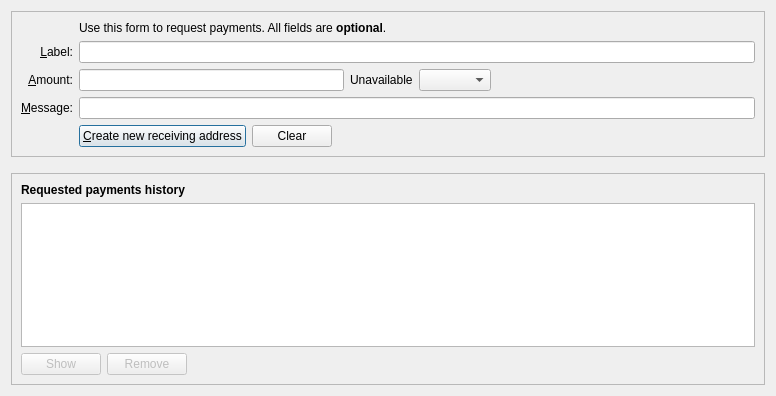
<?xml version="1.0" encoding="UTF-8"?>
<ui version="4.0">
 <class>ReceiveCoinsDialog</class>
 <widget class="QDialog" name="ReceiveCoinsDialog">
  <property name="geometry">
   <rect>
    <x>0</x>
    <y>0</y>
    <width>776</width>
    <height>396</height>
   </rect>
  </property>
  <layout class="QVBoxLayout" name="verticalLayout" stretch="0,0,1">
   <item>
    <widget class="QFrame" name="frame2">
     <property name="sizePolicy">
      <sizepolicy hsizetype="Preferred" vsizetype="Expanding">
       <horstretch>0</horstretch>
       <verstretch>0</verstretch>
      </sizepolicy>
     </property>
     <property name="frameShape">
      <enum>QFrame::StyledPanel</enum>
     </property>
     <property name="frameShadow">
      <enum>QFrame::Sunken</enum>
     </property>
     <layout class="QVBoxLayout" name="verticalLayout_3">
      <item>
       <layout class="QGridLayout" name="gridLayout">
        <item row="5" column="0">
         <widget class="QLabel" name="label">
          <property name="toolTip">
           <string>An optional amount to request. Leave this empty or zero to not request a specific amount.</string>
          </property>
          <property name="text">
           <string>&amp;Amount:</string>
          </property>
          <property name="alignment">
           <set>Qt::AlignRight|Qt::AlignTrailing|Qt::AlignVCenter</set>
          </property>
          <property name="buddy">
           <cstring>reqAmount</cstring>
          </property>
         </widget>
        </item>
        <item row="6" column="0">
         <widget class="QLabel" name="label_3">
          <property name="toolTip">
           <string>An optional message to attach to the payment request, which will be displayed when the request is opened. Note: The message will not be sent with the payment over the Riecoin network.</string>
          </property>
          <property name="text">
           <string>&amp;Message:</string>
          </property>
          <property name="alignment">
           <set>Qt::AlignRight|Qt::AlignTrailing|Qt::AlignVCenter</set>
          </property>
          <property name="buddy">
           <cstring>reqMessage</cstring>
          </property>
         </widget>
        </item>
        <item row="4" column="2">
         <widget class="QLineEdit" name="reqLabel">
          <property name="toolTip">
           <string>An optional label to associate with the new receiving address (used by you to identify an invoice).  It is also attached to the payment request.</string>
          </property>
         </widget>
        </item>
        <item row="2" column="2">
         <widget class="QLabel" name="label_5">
          <property name="text">
           <string>Use this form to request payments. All fields are &lt;b&gt;optional&lt;/b&gt;.</string>
          </property>
         </widget>
        </item>
        <item row="4" column="0">
         <widget class="QLabel" name="label_2">
          <property name="toolTip">
           <string>An optional label to associate with the new receiving address.</string>
          </property>
          <property name="text">
           <string>&amp;Label:</string>
          </property>
          <property name="alignment">
           <set>Qt::AlignRight|Qt::AlignTrailing|Qt::AlignVCenter</set>
          </property>
          <property name="buddy">
           <cstring>reqLabel</cstring>
          </property>
         </widget>
        </item>
        <item row="6" column="2">
         <widget class="QLineEdit" name="reqMessage">
          <property name="toolTip">
           <string>An optional message that is attached to the payment request and may be displayed to the sender.</string>
          </property>
         </widget>
        </item>
        <item row="7" column="2">
         <layout class="QHBoxLayout" name="horizontalLayout">
          <item>
           <widget class="QPushButton" name="receiveButton">
            <property name="minimumSize">
             <size>
              <width>150</width>
              <height>0</height>
             </size>
            </property>
            <property name="text">
             <string>&amp;Create new receiving address</string>
            </property>
            <property name="icon">
             <iconset resource="../bitcoin.qrc">
              <normaloff>:/icons/receiving_addresses</normaloff>:/icons/receiving_addresses</iconset>
            </property>
            <property name="autoDefault">
             <bool>false</bool>
            </property>
            <property name="default">
             <bool>true</bool>
            </property>
           </widget>
          </item>
          <item>
           <widget class="QPushButton" name="clearButton">
            <property name="sizePolicy">
             <sizepolicy hsizetype="Minimum" vsizetype="Fixed">
              <horstretch>0</horstretch>
              <verstretch>0</verstretch>
             </sizepolicy>
            </property>
            <property name="toolTip">
             <string>Clear all fields of the form.</string>
            </property>
            <property name="text">
             <string>Clear</string>
            </property>
            <property name="icon">
             <iconset resource="../bitcoin.qrc">
              <normaloff>:/icons/remove</normaloff>:/icons/remove</iconset>
            </property>
            <property name="autoDefault">
             <bool>false</bool>
            </property>
           </widget>
          </item>
          <item>
           <spacer name="horizontalSpacer">
            <property name="orientation">
             <enum>Qt::Horizontal</enum>
            </property>
            <property name="sizeHint" stdset="0">
             <size>
              <width>40</width>
              <height>20</height>
             </size>
            </property>
           </spacer>
          </item>
         </layout>
        </item>
        <item row="7" column="0">
         <widget class="QLabel" name="label_7">
          <property name="text">
           <string/>
          </property>
         </widget>
        </item>
        <item row="5" column="2">
         <layout class="QHBoxLayout" name="horizontalLayout_6">
          <item>
           <widget class="RiecoinAmountField" name="reqAmount">
            <property name="toolTip">
             <string>Exact optional request amount. Empty is omitted, not zero. Request creation awaits the native optional URI/address contract.</string>
            </property>
           </widget>
          </item>
          <item>
           <widget class="QLabel" name="unitlLabel">
            <property name="text">
             <string>Unavailable</string>
            </property>
           </widget>
          </item>
          <item>
           <widget class="QComboBox" name="addressType">
            <property name="sizePolicy">
             <sizepolicy hsizetype="Fixed" vsizetype="Fixed">
              <horstretch>0</horstretch>
              <verstretch>0</verstretch>
             </sizepolicy>
            </property>
            <property name="maximumSize">
             <size>
              <width>1000</width>
              <height>16777215</height>
             </size>
            </property>
            <property name="focusPolicy">
             <enum>Qt::StrongFocus</enum>
            </property>
           </widget>
          </item>
          <item>
           <spacer name="horizontalSpacer_3">
            <property name="orientation">
             <enum>Qt::Horizontal</enum>
            </property>
            <property name="sizeHint" stdset="0">
             <size>
              <width>0</width>
              <height>0</height>
             </size>
            </property>
           </spacer>
          </item>
         </layout>
        </item>
       </layout>
      </item>
     </layout>
    </widget>
   </item>
   <item>
    <spacer name="verticalSpacer_2">
     <property name="orientation">
      <enum>Qt::Vertical</enum>
     </property>
     <property name="sizeHint" stdset="0">
      <size>
       <width>20</width>
       <height>10</height>
      </size>
     </property>
    </spacer>
   </item>
   <item>
    <widget class="QFrame" name="frame">
     <property name="sizePolicy">
      <sizepolicy hsizetype="Preferred" vsizetype="Expanding">
       <horstretch>0</horstretch>
       <verstretch>0</verstretch>
      </sizepolicy>
     </property>
     <property name="frameShape">
      <enum>QFrame::StyledPanel</enum>
     </property>
     <property name="frameShadow">
      <enum>QFrame::Raised</enum>
     </property>
     <layout class="QVBoxLayout" name="verticalLayout_2">
      <item>
       <widget class="QLabel" name="label_6">
        <property name="font">
         <font>
          <weight>75</weight>
          <bold>true</bold>
         </font>
        </property>
        <property name="text">
         <string>Requested payments history</string>
        </property>
       </widget>
      </item>
      <item>
       <widget class="QTableView" name="recentRequestsView">
        <property name="contextMenuPolicy">
         <enum>Qt::CustomContextMenu</enum>
        </property>
        <property name="tabKeyNavigation">
         <bool>false</bool>
        </property>
        <property name="sortingEnabled">
         <bool>true</bool>
        </property>
       </widget>
      </item>
      <item>
       <layout class="QHBoxLayout" name="horizontalLayout_2">
        <item>
         <widget class="QPushButton" name="showRequestButton">
          <property name="enabled">
           <bool>false</bool>
          </property>
          <property name="toolTip">
           <string>Show the selected request (does the same as double clicking an entry)</string>
          </property>
          <property name="text">
           <string>Show</string>
          </property>
          <property name="icon">
           <iconset resource="../bitcoin.qrc">
            <normaloff>:/icons/eye</normaloff>:/icons/eye</iconset>
          </property>
          <property name="autoDefault">
           <bool>false</bool>
          </property>
         </widget>
        </item>
        <item>
         <widget class="QPushButton" name="removeRequestButton">
          <property name="enabled">
           <bool>false</bool>
          </property>
          <property name="toolTip">
           <string>Remove the selected entries from the list</string>
          </property>
          <property name="text">
           <string>Remove</string>
          </property>
          <property name="icon">
           <iconset resource="../bitcoin.qrc">
            <normaloff>:/icons/remove</normaloff>:/icons/remove</iconset>
          </property>
          <property name="autoDefault">
           <bool>false</bool>
          </property>
         </widget>
        </item>
        <item>
         <spacer name="horizontalSpacer_2">
          <property name="orientation">
           <enum>Qt::Horizontal</enum>
          </property>
          <property name="sizeHint" stdset="0">
           <size>
            <width>40</width>
            <height>20</height>
           </size>
          </property>
         </spacer>
        </item>
       </layout>
      </item>
     </layout>
    </widget>
   </item>
  </layout>
 </widget>
 <customwidgets>
  <customwidget>
   <class>RiecoinAmountField</class>
   <extends>QLineEdit</extends>
   <header>qt/riecoinamountfield.h</header>
   <container>1</container>
  </customwidget>
 </customwidgets>
 <tabstops>
  <tabstop>reqLabel</tabstop>
  <tabstop>reqAmount</tabstop>
  <tabstop>addressType</tabstop>
  <tabstop>reqMessage</tabstop>
  <tabstop>receiveButton</tabstop>
  <tabstop>clearButton</tabstop>
  <tabstop>recentRequestsView</tabstop>
  <tabstop>showRequestButton</tabstop>
  <tabstop>removeRequestButton</tabstop>
 </tabstops>
 <resources>
  <include location="../bitcoin.qrc"/>
 </resources>
 <connections/>
</ui>
